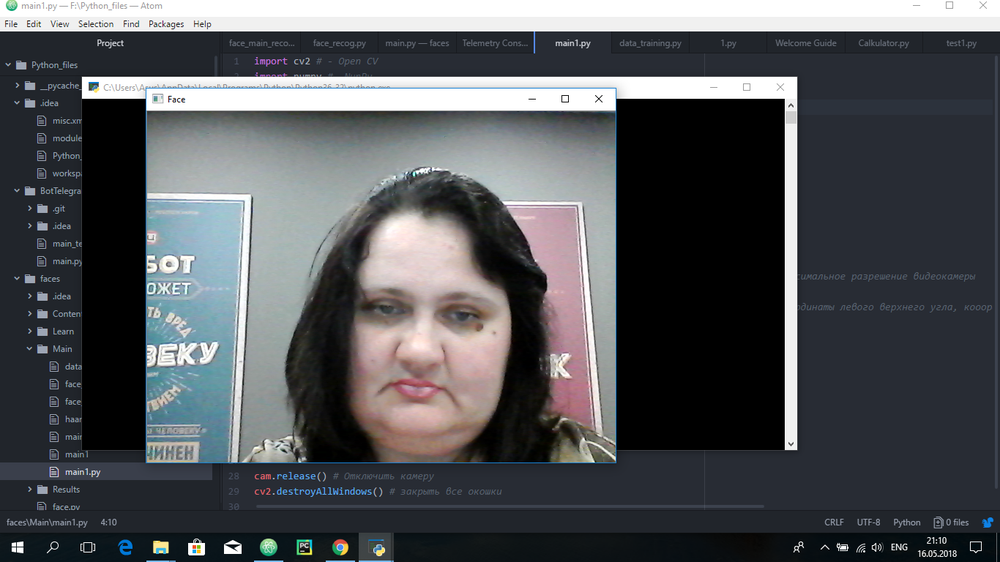
#> input picture Faces/Content/img1.png, 1000 x 562 px, shrunk from 1366 x 768 before the run, found by its file name; its folder holds 4 pictures in this run
$ python data_training.py
#> lines starting #> are read from the running program, lines starting #| are printed output that depends on the picture
import os
import cv2
import numpy as np
from PIL import Image
import random

# в переменную recognizer создаем новую нейросеть
recognizer = cv2.face.LBPHFaceRecognizer_create()
path = "F:\Python_files\Faces\Content" # Путь, где находится картинка для обучения
# создаем функцию для распределения семантических весов нейросети
def getImageID(path):
#> called with path = 'F:\\Python_files\\Faces\\Content'
    imagePaths = [os.path.join(path, f) for f in os.listdir(path)] # Обрабтываем картинки как файлы в список пути
    faces = [] # изображения с нарезанными лицами
    IDs = [] # Семантический вес список

    for imagePath in imagePaths:
        faceImg = Image.open(imagePath).convert('L') # Конвертирует картинку, чтобы дважды показать ее нейросети
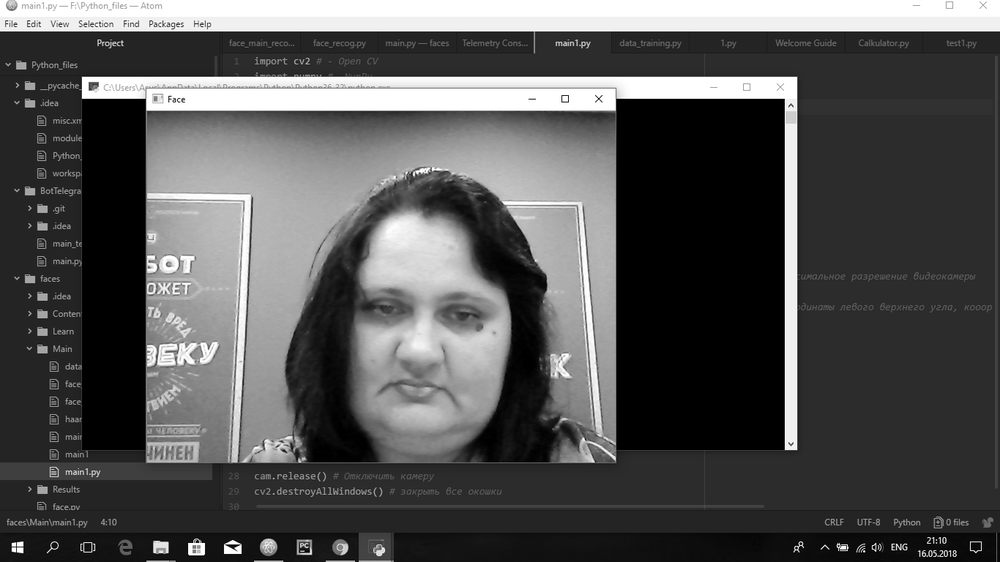
#> faceImg: PIL image 1000x562 L; min 0, max 255, mean 83
        faceNp = np.array(faceImg, 'uint8')
        ID = int(len(os.path.split(imagePath)[-1].split('.')[0]) - 4)
        faces.append(faceNp)
        IDs.append(ID)
        cv2.imshow("Training", faceNp) # Показываем пользователю, что идет тренировка по выбранным картинкам
        cv2.waitKey(1000) # Ожидание 10с между показом картинок
#> pass 2 of the loop in getImageID, `for imagePath in imagePaths:`:
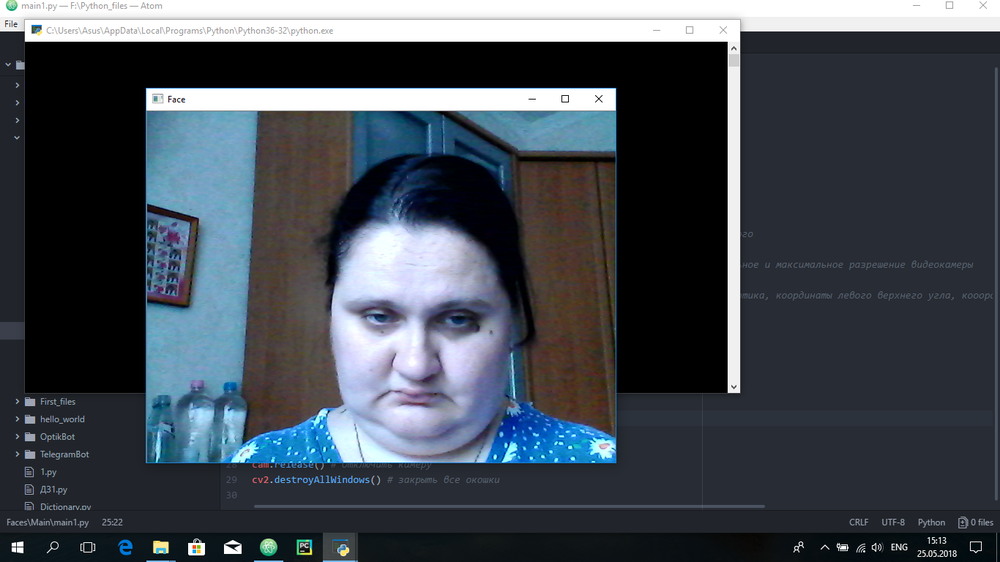
#> input picture Faces/Content/img10.png, 1000 x 562 px, shrunk from 1366 x 768 before the run, found by its file name
#> in getImageID, `faceImg = Image.open(imagePath).convert('L')`:
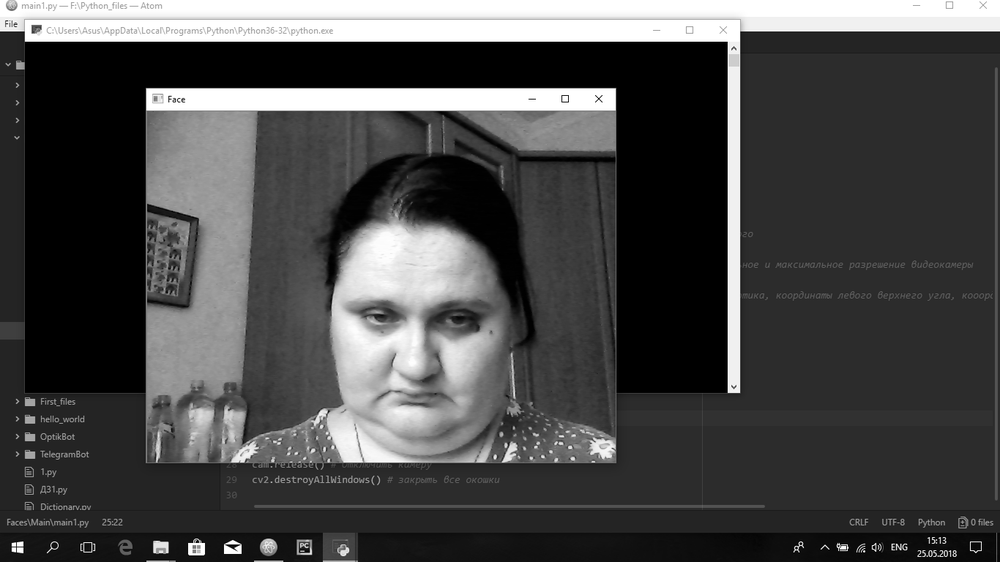
#> faceImg: PIL image 1000x562 L; min 0, max 255, mean 72.1
#> pass 3 of the loop in getImageID, `for imagePath in imagePaths:`:
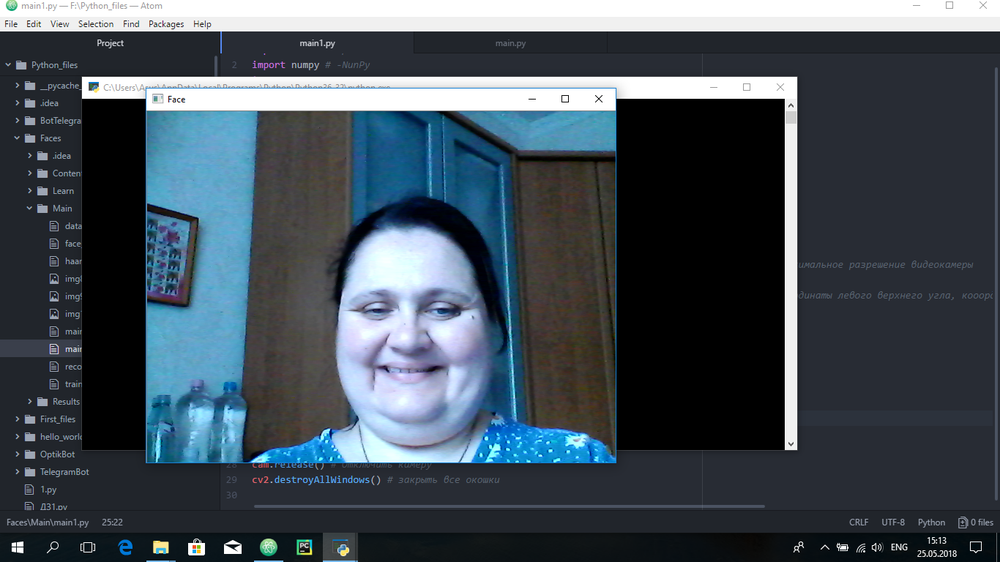
#> input picture Faces/Content/img11.png, 1000 x 562 px, shrunk from 1366 x 768 before the run, found by its file name
#> in getImageID, `faceImg = Image.open(imagePath).convert('L')`:
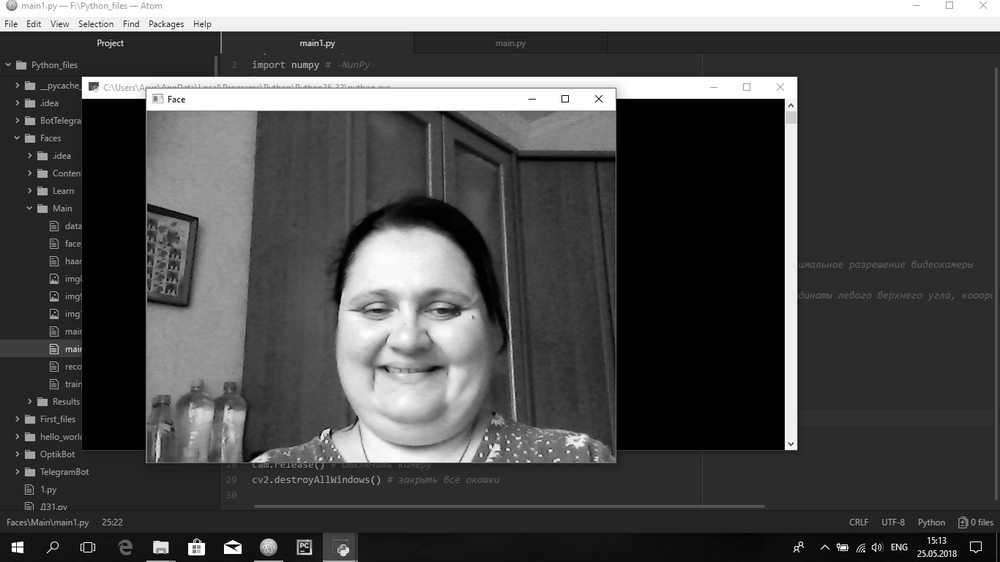
#> faceImg: PIL image 1000x562 L; min 0, max 255, mean 74.7
#> the loop made 4 passes; the first 3 are shown
    return np.array(IDs), faces

ids, faces = getImageID(path)
recognizer.train(faces, ids)
recognizer.save('trainingData.yml') # Создаем фойл для сохранения результатов тренировки нашей нейросети
cv2.destroyAllWindows() # Закрываем все окна
